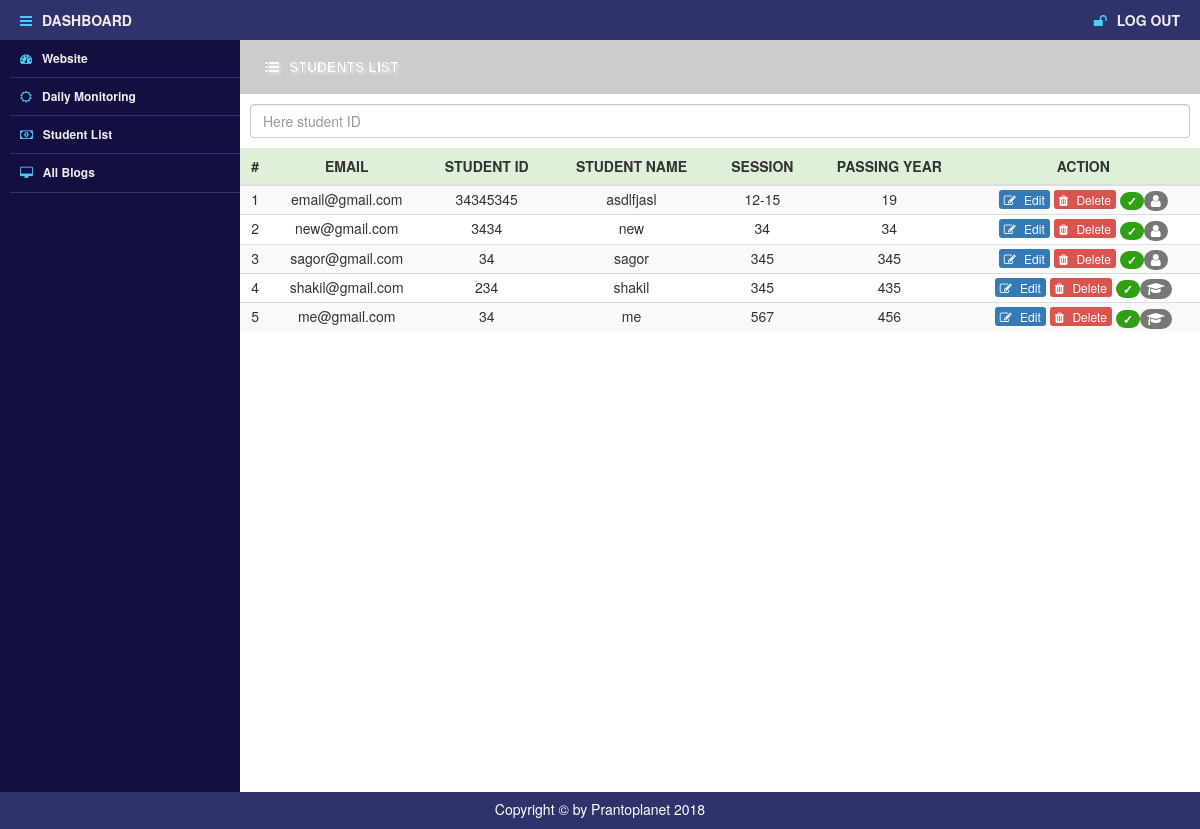
The app's page /admin/student-list.php (signed in) with its own data.
### tables this page shows
CREATE TABLE `users` (
  `user_id` int(11) NOT NULL,
  `name` varchar(100) NOT NULL,
  `department_name` varchar(50) NOT NULL,
  `roll` int(50) NOT NULL,
  `session` varchar(50) NOT NULL,
  `passing_year` int(11) NOT NULL,
  `email` varchar(50) NOT NULL,
  `password` varchar(50) NOT NULL,
  `user_type` varchar(50) NOT NULL DEFAULT 'student',
  `verify_status` tinyint(4) NOT NULL DEFAULT '0',
  `last_activity` timestamp NOT NULL DEFAULT CURRENT_TIMESTAMP ON UPDATE CURRENT_TIMESTAMP
);

### classes/Database.php (called while the page is built, shortened)
<?php
class Database
{
	public $host   = "localhost";
    public $user   = "root";
    public $pass   = "";
    public $dbname = "alumni";
	function __construct(){
		$this->connection = new mysqli($this->host, $this->user, $this->pass, $this->dbname);
	}
}

### classes/User.php (called while the page is built, shortened)
<?php
class User
{
    public $db;
    function __construct(){
        include_once('Database.php');
        $this->db = new Database();
    }
    public function all_users(){
        $user_id = $_SESSION['user_id'];
        $sql = "SELECT * FROM users LEFT JOIN profiles ON users.user_id = profiles.id WHERE users.user_id !='$user_id' ORDER BY users.verify_status ASC, users.passing_year ASC  ";
        $result = $this->db->connection->query($sql);
        if ($result->num_rows > 0) {
            return $result;
        } else {
            return false;
        }
    }
}

### admin/student-list.php (the view, shortened to what this page needs)
<?php
  include('header.php');
?>
<div class="m-theme-area">
    <?php include('menu.php');?>
    <div class="m-main-area-start">
        <div class="m-title-area">
            <h4> <i class="fa fa-list-ul"></i>Students List</h4>
        </div>
        <div class="m-main-part">
           <div class="test-search">
               <form action="">
                   <input type="text" name="test-search" id="test-search" placeholder="Here student ID" class="form-control">
               </form>
           </div>
            <div class="daily-table">
                <table class="table table-responsive  table-striped table-hover">
                    <thead>
                        <tr class="success">
                            <th>#</th>
                            <th>EMAIL</th>
                            <th>STUDENT ID</th>
                            <th>STUDENT NAME</th>
                            <th>SESSION</th>
                            <th>PASSING YEAR</th>
                            <th>ACTION</th>
                        </tr>
                    </thead>
                    <tbody>
                      <?php
                        $users = $user->all_users();
                        $i = 1;
                        foreach ($users as $user) {
                      ?>
                        <tr>
                           <td><?php echo $i;?></td>
                            <td><?php echo $user['email'];?></td>
                            <td><?php echo $user['roll'];?></td>
                            <td><?php echo $user['name'];?></td>
                            <td><?php echo $user['session'];?></td>
                            <td><?php echo $user['passing_year'];?></td>
                            <td>
                                <a href="#edit<?php echo $user['user_id'];?>" class="btn-xs btn-primary" data-toggle="modal" data-target="#edit<?php echo $user['user_id'];?>"><i class="fa fa-pencil-square-o"></i> edit</a>
                                <a href="student-list.php?delete=<?php echo $user['user_id'];?>" class="btn-xs btn-danger" onClick="return confirm('Are you sure to DELETE??');"><i class="fa fa-trash"></i> delete</a>
                                <?php
                                  if($user['verify_status']==0){
                                    echo '<span class="badge" style="background: #792e2e;">&times;</span>';
                                  }else{
                                    echo '<span class="badge" style="background: #2ea012;">&#10003;</span>';
                                  }
                                  if($user['user_type']=="student"){
                                    echo '<span class="badge fa fa-graduation-cap"><i></i></span>';
                                  }else{
                                    echo '<span class="badge fa fa-user"><i></i></span>';
                                  }
                                ?>
                            </td>
                        </tr>
                      <?php
                          $i++;
                        }
                      ?>
                    </tbody>
                </table>
            </div>
        </div>
    </div>
</div>
<?php
    include('footer.php');
?>

### admin/style.css (style rules this page uses)
* { margin: 0; padding: 0 }
i { color: #4bcffa }
h1,h2,h3,h4,h5,h6 { margin: 0; margin-bottom: 10px }
a { text-transform: capitalize; }
form { padding: 10px 10px 0px 10px; border-radius: 10px; }
th,td { text-align: center }
td { padding: 3px !important }
.m-theme-area { width: 100%; height: auto; }
.m-theme-area .m-main-area-start { float: left; height: 93vh; width: 80%; }
.m-title-area { background: #ccc; padding: 10px; }
.m-title-area h4, .m-title-area h4 i { color: #ffffff!important; padding:5px; margin:0 5px; }
.m-theme-area h4 { background-clip: text; background-color: #565656; color: transparent; font: bold 14px arial,sans-serif; margin: 0; text-shadow: 2px 2px 3px rgba(255, 255, 255, 0.5); text-transform: uppercase; }
.daily-table { width: 100%; height: 80vh; overflow-y: auto }
table { margin-top: 10px; }
.daily-table a>i, .test-form button i { color: #fff; margin-right: 5px }

### records on screen
users: email "email@gmail.com", roll "34345345", name "asdlfjasl", session "12-15", passing_year "19"
users: email "new@gmail.com", roll "3434", name "new", session "34", passing_year "34"
users: email "sagor@gmail.com", roll "34", name "sagor", session "345", passing_year "345"
users: email "shakil@gmail.com", roll "234", name "shakil", session "345", passing_year "435"
users: email "me@gmail.com", roll "34", name "me", session "567", passing_year "456"
